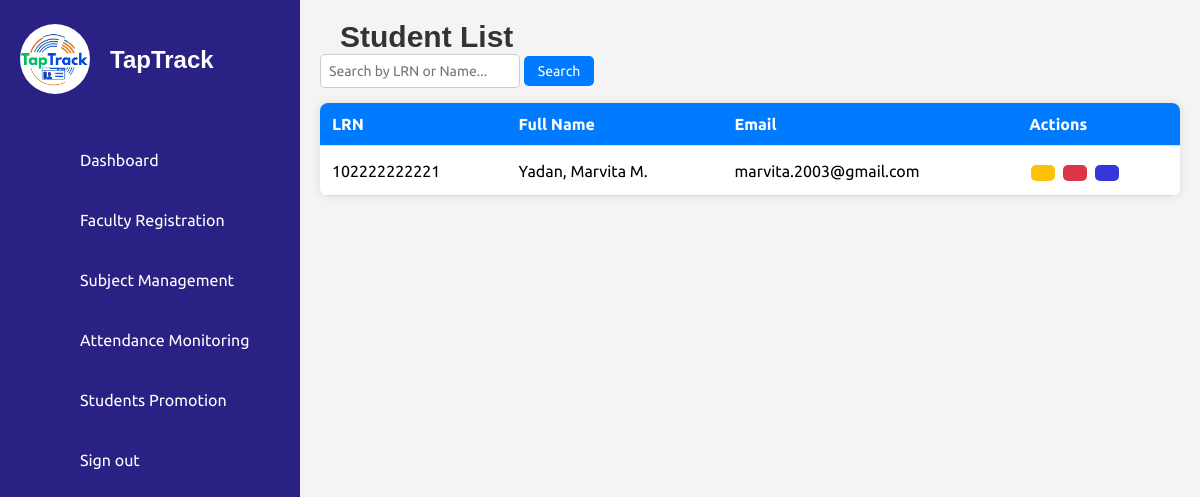
Page /details_student.php on the committed database.
### tables this page shows
CREATE TABLE `students` (
  `id` int(11) NOT NULL,
  `first_name` varchar(50) NOT NULL,
  `middle_name` varchar(50) DEFAULT NULL,
  `last_name` varchar(50) NOT NULL,
  `lrn` varchar(12) NOT NULL,
  `date_of_birth` date NOT NULL,
  `gender` enum('Male','Female') NOT NULL,
  `citizenship` varchar(50) NOT NULL,
  `address` text NOT NULL,
  `contact_number` varchar(15) NOT NULL,
  `email` varchar(100) NOT NULL,
  `guardian_name` varchar(100) NOT NULL,
  `guardian_contact` varchar(15) NOT NULL,
  `guardian_address` varchar(250) NOT NULL,
  `guardian_relationship` varchar(50) NOT NULL,
  `elementary_school` varchar(100) NOT NULL,
  `year_graduated` year(4) NOT NULL,
  `birth_certificate` varchar(255) NOT NULL,
  `id_photo` varchar(255) NOT NULL,
  `good_moral` varchar(255) DEFAULT NULL,
  `student_signature` varchar(255) NOT NULL,
  `section` varchar(50) DEFAULT NULL,
  `school_year` varchar(9) NOT NULL,
  `grade_level` varchar(20) DEFAULT NULL,
  `student_type` enum('Regular Student','STI Student') DEFAULT NULL,
  `verified_at` timestamp NOT NULL DEFAULT current_timestamp(),
  `created_at` timestamp NOT NULL DEFAULT current_timestamp(),
  `rfid` varchar(50) DEFAULT NULL
);

### details_student.php (the view, shortened to what this page needs)
<?php
include('db_connection.php');
$query = "SELECT lrn,
    CONCAT(
        UPPER(LEFT(last_name, 1)), LOWER(SUBSTRING(last_name, 2)), ', ',
        UPPER(LEFT(first_name, 1)), LOWER(SUBSTRING(first_name, 2)), ' ',
        UPPER(LEFT(middle_name, 1)), '.'
    ) AS fullname,
    email, student_type
    FROM students
    WHERE 1=1";
$query .= " ORDER BY last_name ASC, first_name ASC, middle_name ASC";
$result = mysqli_query($conn, $query);
$students = [];
if (mysqli_num_rows($result) > 0) {
    $students = mysqli_fetch_all($result, MYSQLI_ASSOC);
}
?>
<!DOCTYPE html>
<html lang="en">
<head>
    <link rel="stylesheet" href="assets/css/style.css">
</head>
<body>
<?php include('sidebar.php'); ?>
<div class="main-content">
    <h2>Student List</h2>
    <div class="search-container">
        <div class="left-search">
            <form id="searchForm" onsubmit="return handleSearch(event)">
                <input type="text" id="searchInput" placeholder="Search by LRN or Name...">
                <button type="submit">Search</button>
            </form>
        </div>
    </div>
    <table class="student-table" id="studentTable">
        <thead>
            <tr>
                <th>LRN</th>
                <th>Full Name</th>
                <th>Email</th>
                <th class="actions-header" style="position: relative;">
                    <div class="header-content">
                        <span>Actions</span>
                    </div>
                </th>
            </tr>
        </thead>
        <tbody id="studentTableBody">
            <?php if (!empty($students)): ?>
                <?php foreach ($students as $student): ?>
                    <tr data-type="<?= strtolower($student['student_type']) ?>">
                        <td><?= $student['lrn'] ?></td>
                        <td><?= $student['fullname'] ?></td>
                        <td><?= $student['email'] ?></td>
                        <td>
                            <button class='edit' title="Edit" onclick='redirectToStudentInfo("<?= $student['lrn'] ?>", "edit")'>
                            </button>
                            <button class='archive' title="Archive" onclick='archiveStudent("<?= $student['lrn'] ?>")'>
                            </button>
                            <button class='view' title="View" onclick='redirectToStudentInfo("<?= $student['lrn'] ?>", "view")'>
                            </button>
                        </td>
                    </tr>
                <?php endforeach; ?>
            <?php else: ?>
                <tr id="noDataRow"><td colspan="4">No data available.</td></tr>
            <?php endif; ?>
        </tbody>
    </table>
</div>
</body>
</html>

### assets/css/style.css (style rules this page uses)
* { font-family: 'Ubuntu', sans-serif; margin: 0; padding: 0; box-sizing: border-box; }
:root { --blue: #2a2185; --white: #fff; --gray: #f5f5f5; --black1: #222; --black2: #999; }
body { min-height: 100vh; overflow-x: hidden; }
.main-content { margin-left: 300px; padding: 20px; background-color: #f4f4f4; min-height: 100vh; overflow-x: hidden; width: calc(100% - 300px); }
.main-content h2 { text-align: left; margin-left: 20px; font-family: 'Arial', sans-serif; font-weight: 600; color: #333; font-size: 30px; }
.search-container { display: flex; justify-content: space-between; align-items: flex-start; margin-bottom: 15px; flex-wrap: wrap; gap: 5px; }
.search-container input { width: 200px; padding: 8px; border: 1px solid #ccc; border-radius: 5px; font-size: 14px; }
.search-container button { padding: 7px 14px; background-color: #007bff; color: white; border: none; border-radius: 5px; cursor: pointer; font-size: 14px; }
.left-search { display: flex; gap: 10px; }
.student-table { width: 100%; border-collapse: collapse; background: white; border-radius: 8px; overflow: hidden; box-shadow: 0 0 10px rgba(0, 0, 0, 0.1); }
.student-table td { text-align: center; vertical-align: middle; padding: 10px; }
.student-table td button { display: inline-flex; padding: 8px 12px; margin: 2px; border: none; border-radius: 5px; font-size: 10px; cursor: pointer; transition: 0.3s; }
.student-table th, .student-table td { padding: 12px; text-align: left; border-bottom: 1px solid #ddd; }
.student-table th { background-color: #007bff; color: white; }
.edit { background-color: #ffc107 !important; color: black !important; }
.archive { background-color: #dc3545 !important; color: white !important; }
.view { background-color: #3535dc !important; color: white !important; }
.actions-header .header-content { display: flex; justify-content: space-between; align-items: center; width: 100%; }

### rows in the picture
students: lrn "102222222221", fullname "Yadan, Marvita M.", email "marvita.2003@gmail.com"
